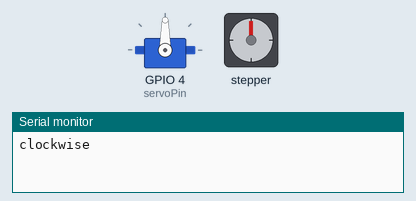
Recording of a sketch running on a simulated ESP32. Shown: servo, stepper motor, the last lines printed to the serial monitor. Stepper angles assume 2048 steps per turn.

Above: at 0.15 s.
At 13.3 s:
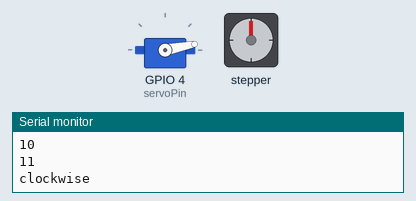
At 21.59 s:
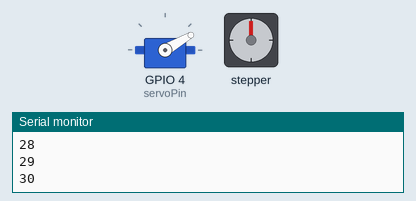
At 34.9 s:
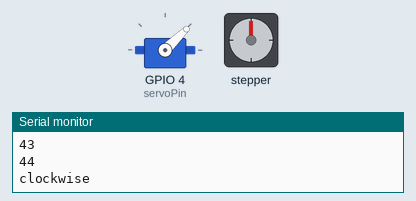
Timing chart, 0 to 40.0 s (numbered marks = the images above):
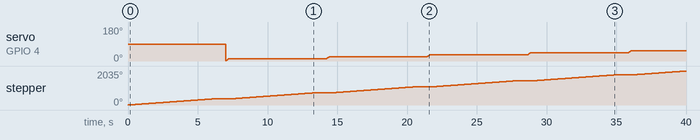

The sketch:

technical.ino
```cpp
#include <Stepper.h>
#include <ESP32Servo.h>

const int stepsPerRevolution = 2048;  // change this to fit the number of steps per revolution
const int servoPin = 4;
int posDegrees = 0;

// ULN2003 Motor Driver Pins
#define IN1 19
#define IN2 18
#define IN3 5
#define IN4 17

// initialize the stepper library
Stepper myStepper(stepsPerRevolution, IN1, IN3, IN2, IN4);
Servo servo;

void setup() {
  // set the speed at 5 rpm
  myStepper.setSpeed(10);
  servo.attach(servoPin);
  // initialize the serial port
  Serial.begin(115200);
}

void loop() {
  // step one revolution in one direction:
  Serial.println("clockwise");
  myStepper.step(stepsPerRevolution);
  delay(1000);


  for (int i = 0; i <= 10; i++) {
    posDegrees++;
    servo.write(posDegrees);
    Serial.println(posDegrees);
    delay(20);
  }
}
```

Measured:
- by itself, stepper: turns 360° clockwise in 6.0 s, repeating every 7.2 s
